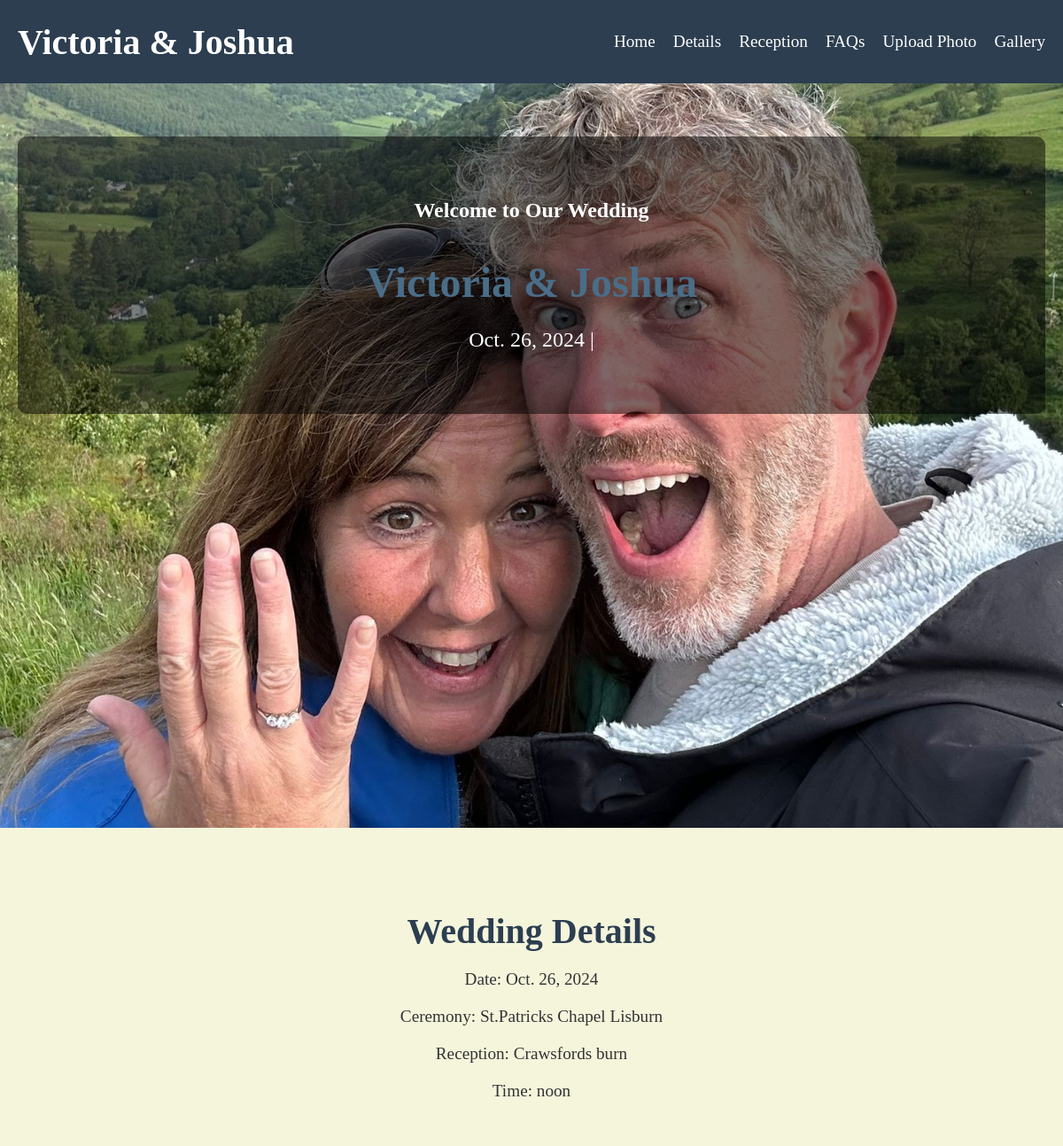
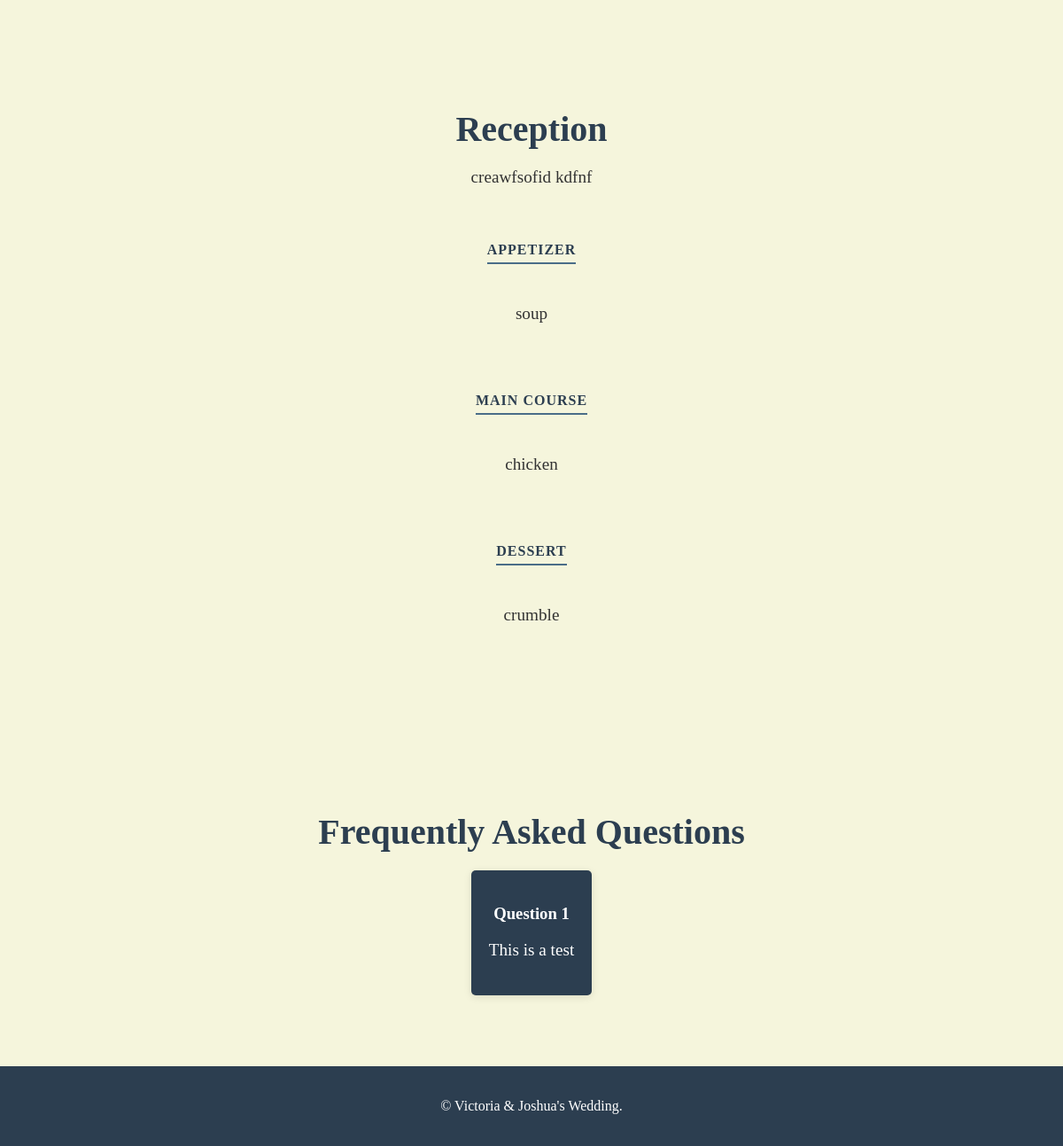
Screenshot of /Irvine_Lee/home/ with the database file from the repository (2 pictures, top to bottom).
### weddings/models.py (models this page shows, shortened)
class WeddingSite(models.Model):
    unique_name = models.SlugField(unique=True)
    title = models.CharField(max_length=100)
    access_code = models.CharField(max_length=100, blank=True, null=True)  # Access code is now optional
    layout = models.ForeignKey('Layout', on_delete=models.SET_NULL, null=True, blank=True)
    description = models.TextField(blank=True, null=True)
    photos_need_approval = models.BooleanField(default=True)  # New field to control approval setting

class Layout1WeddingDetails(models.Model):
    wedding_site = models.ForeignKey(WeddingSite, related_name='wedding_details', on_delete=models.CASCADE)
    date = models.DateField()
    ceremony = models.TextField(blank=True, null=True)
    reception = models.TextField(blank=True, null=True)
    time = models.TimeField()
    reception_description = models.TextField()
    hero_image = models.ImageField(upload_to='wedding_hero_images/', blank=True, null=True)
    class Meta:
        ordering = ['date']

class Starter(models.Model):
    wedding_details = models.ForeignKey(Layout1WeddingDetails, related_name='starters', on_delete=models.CASCADE)
    description = models.CharField(max_length=255)

class Main(models.Model):
    wedding_details = models.ForeignKey(Layout1WeddingDetails, related_name='mains', on_delete=models.CASCADE)
    description = models.CharField(max_length=255)

class Dessert(models.Model):
    wedding_details = models.ForeignKey(Layout1WeddingDetails, related_name='desserts', on_delete=models.CASCADE)
    description = models.CharField(max_length=255)

class FAQ(models.Model):
    wedding_site = models.ForeignKey(WeddingSite, related_name='faqs', on_delete=models.CASCADE)
    question = models.CharField(max_length=255)
    answer = models.TextField()

### weddings/views.py (the view)
# urls.py: path('<slug:unique_name>/home/', views.wedding_home, name='wedding_home'),
def wedding_home(request, unique_name):
    wedding_site = get_object_or_404(WeddingSite, unique_name=unique_name)
    if wedding_site.access_code and request.session.get('access_granted') != unique_name:
        return redirect('wedding_access', unique_name=unique_name)
    layout_folder = wedding_site.layout.name if wedding_site.layout else 'default_layout'
    template_name = f"{layout_folder}/home.html"
    wedding_details = wedding_site.wedding_details.first()  # Assuming you want the first set of details
    faqs = wedding_site.faqs.all()
    colours = wedding_details.colours.first()
    return render(request, template_name, {
        'wedding_site': wedding_site,
        'wedding_details': wedding_details,
        'colours': colours,
        'faqs': faqs
    })

### weddings/templates/layout1/home.html
{% extends "layout1/base.html" %}
{% load static %}
{% block content %}
<section class="hero">
    <div class="hero-content">
        <h1>Welcome to Our Wedding</h1>
        <h2>{{ wedding_site.title }}</h2>
        <p>{{ wedding_details.date }} | {{ wedding_details.ceremony_location }}</p>
    </div>
    <div class="hero-background">
        <img src="{{ wedding_details.hero_image.url }}" alt="Wedding image">
    </div>
</section>
<section id="details" class="details">
    <h2>Wedding Details</h2>
    <p>Date: {{ wedding_details.date }}</p>
    <p>Ceremony: {{ wedding_details.ceremony }}</p>
    <p>Reception: {{ wedding_details.reception }}</p>
    <p>Time: {{ wedding_details.time }}</p>
</section>
<section id="reception" class="reception">
    <h2>Reception</h2>
    <p>{{ wedding_details.reception_description }}</p>
    <div class="menu-section">
        <h4>Appetizer</h4>
        <ul>
            {% for starter in wedding_details.starters.all %}
                <li>{{ starter.description }}</li>
            {% endfor %}
        </ul>
    </div>
    <div class="menu-section">
        <h4>Main Course</h4>
        <ul>
            {% for main in wedding_details.mains.all %}
                <li>{{ main.description }}</li>
            {% endfor %}
        </ul>
    </div>
    <div class="menu-section">
        <h4>Dessert</h4>
        <ul>
            {% for dessert in wedding_details.desserts.all %}
                <li>{{ dessert.description }}</li>
            {% endfor %}
        </ul>
    </div>
</section>
<section id="faq" class="faq">
    <h2>Frequently Asked Questions</h2>
    <div class="faq-items">
        {% for faq in wedding_site.faqs.all %}
            <div class="faq-item">
                <h3 class="faq-question">{{ faq.question }}</h3>
                <p class="faq-answer">{{ faq.answer }}</p>
            </div>
        {% empty %}
            <p>No FAQs available at this time.</p>
        {% endfor %}
    </div>
</section>
{% endblock %}

### weddings/templates/layout1/base.html (shortened to what this page needs)
<!DOCTYPE html>
<html lang="en">
<head>
    {% load static %}
    <link rel="stylesheet" href="{% static 'css/base.css' %}">
<body>
    <header>
        <div class="navbar">
            <h1>{{ wedding_site.title }}</h1>
            <nav id="nav">
                <ul>
                    <li><a href="{% url 'wedding_home' wedding_site.unique_name %}">Home</a></li>
                    <li><a href="{% url 'wedding_home' wedding_site.unique_name %}#details">Details</a></li>
                    <li><a href="{% url 'wedding_home' wedding_site.unique_name %}#reception">Reception</a></li>
                    <li><a href="{% url 'wedding_home' wedding_site.unique_name %}#faq">FAQs</a></li>
                    <li><a href="{% url 'guest_photo_upload' wedding_site.unique_name %}">Upload Photo</a></li>
                    <li><a href="{% url 'gallery' wedding_site.unique_name %}">Gallery</a></li>
                </ul>
            </nav>
        </div>
    </header>
    <main>
        <div class="content">
            {% block content %}
            {% endblock %}
        </div>
    </main>
    <footer>
        <div class="container">
            <p>© {{ wedding_site.title }}'s Wedding.</p>
        </div>
    </footer>
</body>
</html>

### static/css/base.css (style rules this page uses)
body { margin: 0; font-family: "Georgia", serif; background-color: var(--primary-color); color: var(--font-color); }
header { background-color: var(--secondary-color); color: white; padding: 20px; text-align: center; }
header .navbar { display: flex; justify-content: space-between; align-items: center; }
header .navbar h1 { margin: 0; font-size: 2.5em; }
header .navbar nav ul { list-style: none; display: flex; gap: 20px; }
header .navbar nav ul li a { color: white; text-decoration: none; font-size: 1.2em; transition: color 0.3s; }
.hero { height: 90vh; position: relative; }
.hero .hero-content { position: relative; z-index: 2; background: rgba(0, 0, 0, 0.5); padding: 50px; border-radius: 10px; color: white; text-align: center; }
.hero .hero-content h2 { font-size: 3em; margin-bottom: 10px; color: var(--accent-color); }
.hero .hero-content p { font-size: 1.5em; margin-bottom: 20px; color: white; }
.hero .hero-background { position: absolute; top: 0; left: 0; width: 100%; height: 100%; z-index: 1; }
.hero .hero-background img { width: 100%; height: 100%; object-fit: cover; object-position: center; }
section { padding: 60px 20px; text-align: center; }
section h2 { font-size: 2.5em; margin-bottom: 20px; color: var(--secondary-color); }
section p, section ul { font-size: 1.2em; margin-bottom: 20px; color: var(--font-color); }
section ul { list-style: none; padding: 0; }
section ul li { margin: 10px 0; }
footer { background-color: var(--secondary-color); color: white; padding: 20px; text-align: center; }
.reception { background-color: var(--primary-color); padding: 60px 20px; text-align: center; }
.reception h2 { font-size: 2.5em; margin-bottom: 20px; color: var(--secondary-color); }
.reception p { font-size: 1.2em; margin-bottom: 40px; color: var(--font-color); }
.reception .menu-section { margin-bottom: 40px; }
.reception .menu-section h4 { font-size: 1em; margin-bottom: 10px; color: var(--secondary-color); text-transform: uppercase; letter-spacing: 1px; border-bottom: 2px solid var(--accent-color); display: inline-block; padding-bottom: 5px; }
.reception .menu-section ul { list-style: none; padding: 0; font-size: 1.2em; color: var(--font-color); line-height: 1.8em; }
.reception .menu-section ul li { margin: 10px 0; padding: 10px; border-bottom: 1px solid var(--accent-color); transition: background-color 0.3s; }
.reception .menu-section ul li:last-child { border-bottom: none; }
.faq { background-color: var(--primary-color); padding: 60px 20px; text-align: center; }
.faq h2 { font-size: 2.5em; margin-bottom: 20px; color: var(--secondary-color); }
.faq .faq-items { display: flex; flex-direction: column; align-items: center; max-width: 800px; margin: auto; }
.faq .faq-items .faq-item { background-color: var(--secondary-color); border-radius: 5px; padding: 20px; margin-bottom: 20px; box-shadow: 0 2px 10px rgba(0, 0, 0, 0.1); }
.faq .faq-items .faq-item .faq-question { font-weight: bold; color: white; cursor: pointer; }
.faq .faq-items .faq-item .faq-answer { margin-top: 10px; color: white; }

### rows the page displays
WeddingSite: title "Victoria & Joshua"
Layout1WeddingDetails: date "Oct. 26, 2024", hero_image (placeholder picture), ceremony "St.Patricks Chapel Lisburn", reception "Crawsfords burn", time "noon", reception_description "creawfsofid kdfnf"
Starter: description "soup"
Main: description "chicken"
Dessert: description "crumble"
FAQ: question "Question 1", answer "This is a test"
